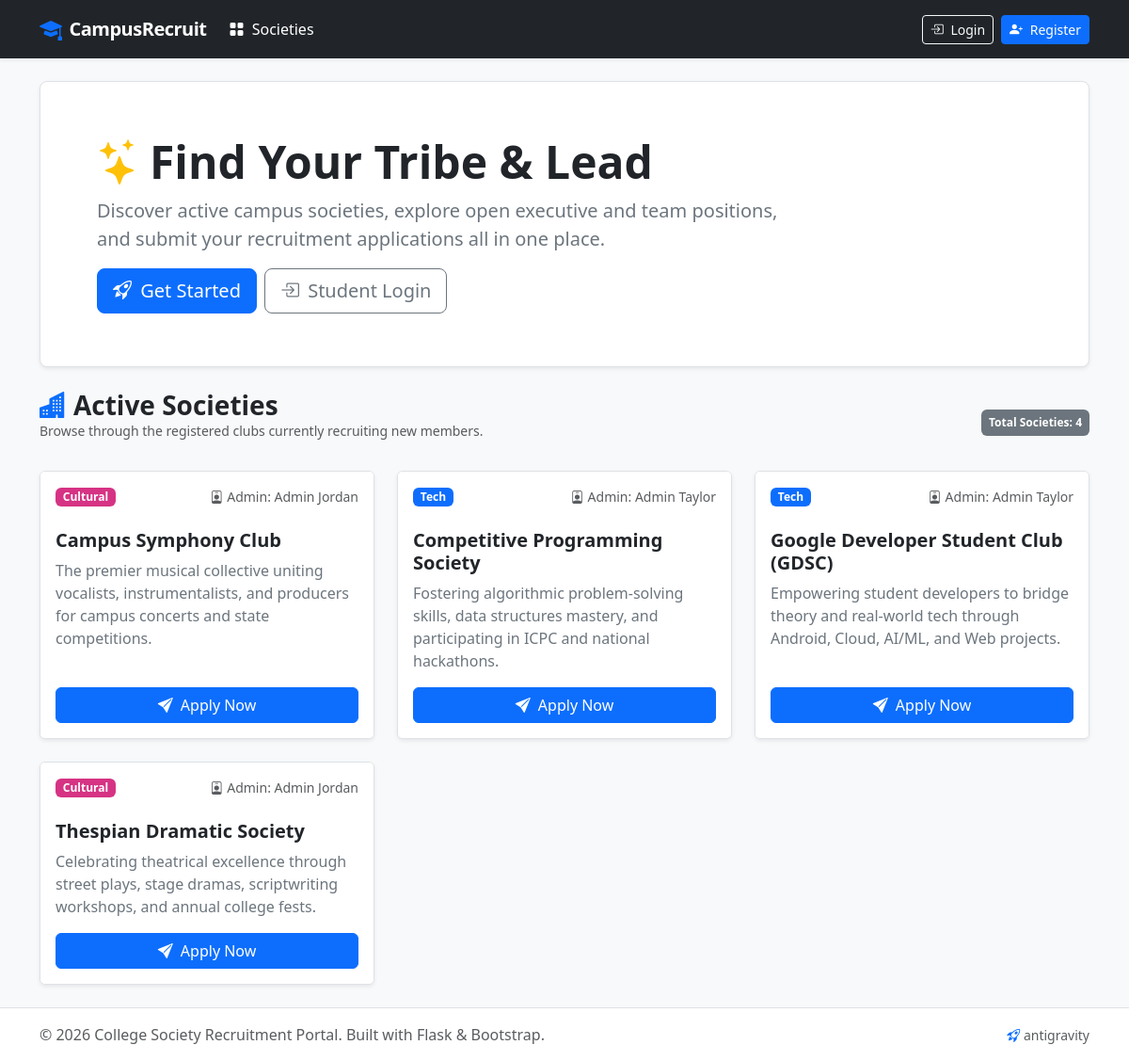
The page / on the database its author committed.
### app.py (models this page shows, shortened)
class Society(db.Model):
    __tablename__ = 'societies'
    id = db.Column(db.Integer, primary_key=True)
    name = db.Column(db.String(100), nullable=False)
    description = db.Column(db.Text, nullable=False)
    category = db.Column(db.String(50), nullable=False)  # e.g., 'Tech', 'Cultural', 'Sports'
    admin_id = db.Column(db.Integer, db.ForeignKey('users.id'), nullable=False)
    applications = db.relationship('Application', backref='society', lazy=True, cascade='all, delete-orphan')

class User(UserMixin, db.Model):
    __tablename__ = 'users'
    id = db.Column(db.Integer, primary_key=True)
    name = db.Column(db.String(100), nullable=False)
    email = db.Column(db.String(120), unique=True, nullable=False, index=True)
    password_hash = db.Column(db.String(256), nullable=False)
    role = db.Column(db.String(20), nullable=False, default='student')  # 'student' or 'admin'
    managed_societies = db.relationship('Society', backref='admin', lazy=True)
    applications = db.relationship('Application', backref='student', lazy=True)

### app.py (the view)
@app.route('/')
def index():
    societies = Society.query.order_by(Society.name.asc()).all()
    return render_template('index.html', societies=societies)

### templates/index.html (shortened to what this page needs)
{% extends 'layout.html' %}
{% block content %}
<div class="p-5 mb-4 bg-white rounded-3 shadow-sm border">
    <div class="container-fluid py-2">
        <h1 class="display-5 fw-bold text-dark">
            <i class="bi bi-stars text-warning me-2"></i>Find Your Tribe &amp; Lead
        </h1>
        <p class="col-md-9 fs-5 text-secondary">
            Discover active campus societies, explore open executive and team positions, and submit your recruitment applications all in one place.
        </p>
        {% if not current_user.is_authenticated %}
            <div class="d-flex gap-2">
                <a class="btn btn-primary btn-lg" href="{{ url_for('register') }}">
                    <i class="bi bi-rocket-takeoff me-1"></i> Get Started
                </a>
                <a class="btn btn-outline-secondary btn-lg" href="{{ url_for('login') }}">
                    <i class="bi bi-box-arrow-in-right me-1"></i> Student Login
                </a>
            </div>
        {% elif current_user.role == 'student' %}
            <a class="btn btn-primary btn-lg" href="{{ url_for('dashboard') }}">
                <i class="bi bi-speedometer2 me-1"></i> View My Applications
            </a>
        {% elif current_user.role == 'admin' %}
            <a class="btn btn-danger btn-lg" href="{{ url_for('admin_panel') }}">
                <i class="bi bi-shield-lock me-1"></i> Manage My Society
            </a>
        {% endif %}
    </div>
</div>
<div class="row mb-3 align-items-center">
    <div class="col-md-6">
        <h3 class="fw-bold mb-0">
            <i class="bi bi-buildings-fill text-primary me-2"></i>Active Societies
        </h3>
        <p class="text-muted small">Browse through the registered clubs currently recruiting new members.</p>
    </div>
    <div class="col-md-6 text-md-end">
        <span class="badge bg-secondary p-2">Total Societies: {{ societies|length }}</span>
    </div>
</div>
{% if societies %}
    <div class="row row-cols-1 row-cols-md-2 row-cols-lg-3 g-4">
        {% for society in societies %}
            <div class="col">
                <div class="card h-100 border">
                    <div class="card-header bg-white d-flex justify-content-between align-items-center pt-3 border-0">
                        <span class="badge
                            {% if society.category == 'Tech' %}badge-tech
                            {% elif society.category == 'Cultural' %}badge-cultural
                            {% elif society.category == 'Sports' %}badge-sports
                            {% elif society.category == 'Arts' %}badge-arts
                            {% else %}bg-secondary{% endif %}">
                            {{ society.category }}
                        </span>
                        <small class="text-muted">
                            <i class="bi bi-person-badge me-1"></i>Admin: {{ society.admin.name }}
                        </small>
                    </div>
                    <div class="card-body">
                        <h5 class="card-title fw-bold text-dark">{{ society.name }}</h5>
                        <p class="card-text text-secondary">{{ society.description }}</p>
                    </div>
                    <div class="card-footer bg-white border-0 pb-3 pt-0">
                        {% if current_user.is_authenticated and current_user.role == 'admin' and society.admin_id == current_user.id %}
                            <a href="{{ url_for('admin_panel') }}" class="btn btn-outline-danger w-100">
                                <i class="bi bi-gear-fill me-1"></i> Manage Applications
                            </a>
                        {% else %}
                            <a href="{{ url_for('apply', society_id=society.id) }}" class="btn btn-primary w-100">
                                <i class="bi bi-send-fill me-1"></i> Apply Now
                            </a>
                        {% endif %}
                    </div>
                </div>
            </div>
        {% endfor %}
    </div>
{% else %}
    <div class="text-center py-5 bg-white rounded-3 shadow-sm border">
        <i class="bi bi-inbox fs-1 text-muted"></i>
        <h5 class="mt-3 text-muted">No societies registered yet.</h5>
        <p class="text-muted">Run the seed script or create an admin account to register societies.</p>
    </div>
{% endif %}
{% endblock %}

### templates/layout.html (shortened to what this page needs)
<!DOCTYPE html>
<html lang="en">
<head>
    <link href="https://cdn.jsdelivr.net/npm/bootstrap@5.3.3/dist/css/bootstrap.min.css" rel="stylesheet">
    <link rel="stylesheet" href="https://cdn.jsdelivr.net/npm/bootstrap-icons@1.11.3/font/bootstrap-icons.min.css">
</head>
<body>
    <nav class="navbar navbar-expand-lg navbar-dark bg-dark sticky-top shadow-sm">
        <div class="container">
            <a class="navbar-brand d-flex align-items-center" href="{{ url_for('index') }}">
                <i class="bi bi-mortarboard-fill text-primary me-2 fs-4"></i>
                <span>CampusRecruit</span>
            </a>
            <div class="collapse navbar-collapse" id="navbarMain">
                <ul class="navbar-nav me-auto mb-2 mb-lg-0">
                    <li class="nav-item">
                        <a class="nav-link {% if request.endpoint == 'index' %}active{% endif %}" href="{{ url_for('index') }}">
                            <i class="bi bi-grid-fill me-1"></i> Societies
                        </a>
                    </li>
                </ul>
                <ul class="navbar-nav ms-auto align-items-lg-center">
                    {% if current_user.is_authenticated %}
                        <li class="nav-item me-lg-3 my-2 my-lg-0">
                            <span class="badge {% if current_user.role == 'admin' %}bg-danger{% else %}bg-secondary{% endif %} p-2">
                                <i class="bi {% if current_user.role == 'admin' %}bi-shield-check{% else %}bi-person{% endif %} me-1"></i>
                                {{ current_user.name }} ({{ current_user.role|capitalize }})
                            </span>
                        </li>
                        <li class="nav-item">
                            <a class="btn btn-outline-light btn-sm" href="{{ url_for('logout') }}">
                                <i class="bi bi-box-arrow-right me-1"></i> Logout
                            </a>
                        </li>
                    {% else %}
                        <li class="nav-item me-2 my-1 my-lg-0">
                            <a class="btn btn-outline-light btn-sm" href="{{ url_for('login') }}">
                                <i class="bi bi-box-arrow-in-right me-1"></i> Login
                            </a>
                        </li>
                        <li class="nav-item my-1 my-lg-0">
                            <a class="btn btn-primary btn-sm" href="{{ url_for('register') }}">
                                <i class="bi bi-person-plus-fill me-1"></i> Register
                            </a>
                        </li>
                    {% endif %}
                </ul>
            </div>
        </div>
    </nav>
    <main class="main-content py-4">
        <div class="container">
            {% block content %}{% endblock %}
        </div>
    </main>
    <footer class="bg-white border-top py-3 text-center text-muted">
        <div class="container d-flex flex-wrap justify-content-between align-items-center">
            <span>&copy; 2026 College Society Recruitment Portal. Built with Flask &amp; Bootstrap.</span>
            <span>
                <a href="{{ url_for('fly') }}" class="text-decoration-none text-muted small" title="Antigravity Easter Egg">
                    <i class="bi bi-rocket-takeoff text-primary"></i> antigravity
                </a>
            </span>
        </div>
    </footer>
</body>
</html>

### templates/layout.html (style rules this page uses)
body { background-color: #f8f9fa; min-height: 100vh; display: flex; flex-direction: column; }
.main-content { flex: 1 0 auto; }
.navbar-brand { font-weight: 700; letter-spacing: -0.5px; }
.card { border: none; box-shadow: 0 0.125rem 0.25rem rgba(0, 0, 0, 0.075); transition: transform 0.2s ease, box-shadow 0.2s ease; }
.badge-tech { background-color: #0d6efd; }
.badge-cultural { background-color: #d63384; }
footer { margin-top: auto; }

### rows shown on the page
Society: category "Cultural", admin.name "Admin Jordan", name "Campus Symphony Club", description "The premier musical collective uniting vocalists, instrumentalists, and producers for campus concerts and state competitions."
Society: category "Tech", admin.name "Admin Taylor", name "Competitive Programming Society", description "Fostering algorithmic problem-solving skills, data structures mastery, and participating in ICPC and national hackathons."
Society: category "Tech", admin.name "Admin Taylor", name "Google Developer Student Club (GDSC)", description "Empowering student developers to bridge theory and real-world tech through Android, Cloud, AI/ML, and Web projects."
Society: category "Cultural", admin.name "Admin Jordan", name "Thespian Dramatic Society", description "Celebrating theatrical excellence through street plays, stage dramas, scriptwriting workshops, and annual college fests."

### other values the page prints
{{ societies|length }} "4"
